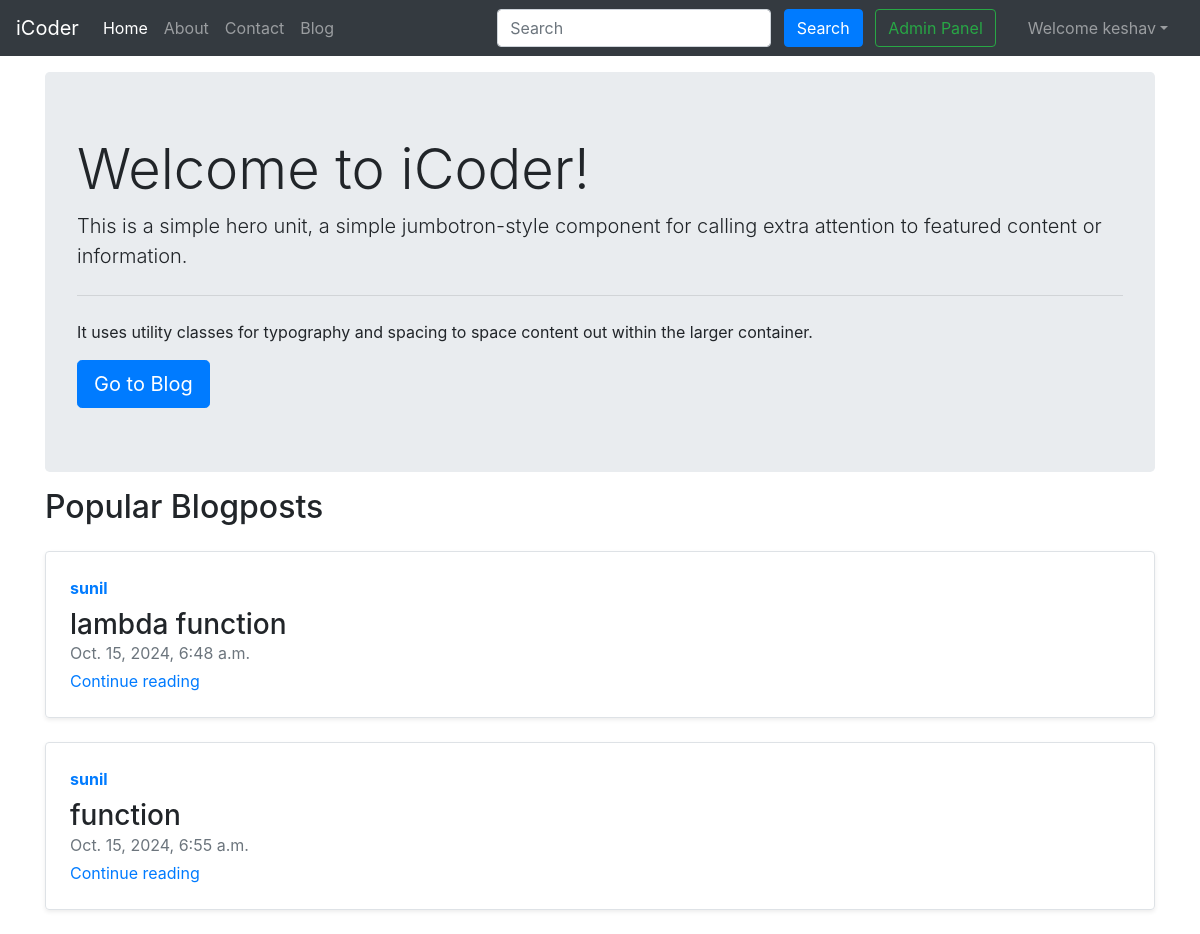
/ (signed in), run on the app's committed database.
### blog/models.py (models this page shows, shortened)
class Post(models.Model):
    sno = models.AutoField(primary_key=True)
    title = models.CharField(max_length=100)
    content = models.TextField()
    author = models.CharField(max_length=100)
    slug = models.CharField(max_length=130)
    timeStemp = models.DateTimeField(blank=True)
    views= models.IntegerField(default=0)

### home/views.py (the view)
# urls.py: path('', views.home,name = 'Home'),
def home(request):
    post = Post.objects.all()
    return render(request,'home/index.html',{'posts':post})

### templates/home/index.html (shortened to what this page needs)
{% extends 'home/base.html' %}
{% block homeactive %}active{% endblock homeactive %}
{% block body %}
<div class="container">
    <div class="jumbotron my-3">
      <h1 class="display-4">Welcome to iCoder!</h1>
      <p class="lead">This is a simple hero unit, a simple jumbotron-style component for calling extra attention to featured content or information.</p>
      <hr class="my-4">
      <p>It uses utility classes for typography and spacing to space content out within the larger container.</p>
      <a class="btn btn-primary btn-lg" href="/blog" role="button">Go to Blog</a>
      </div>
    </div>
    <div class="container">
        <h2>Popular Blogposts</h2>
        {% for post in posts %}
        <div class="row no-gutters border rounded overflow-hidden flex-md-row mb-4 shadow-sm h-md-250 my-4 position-relative">
                <div class="col p-4 d-flex flex-column position-static">
                  <strong class="d-inline-block mb-2 text-primary">{{post.author}}</strong>
                  <h3 class="mb-0">{{post.title}}</h3>
                  <div class="mb-1 text-muted">{{post.timeStemp}}</div>
                  <a href="/blog" class="stretched-link">Continue reading</a>
                </div>
          </div>
          {% endfor %}
</div>
 {% endblock %}

### templates/home/base.html (shortened to what this page needs)
<!doctype html>
<html lang="en">
  <head>
    <link rel="stylesheet" href="https://stackpath.bootstrapcdn.com/bootstrap/4.5.2/css/bootstrap.min.css">
  </head>
  <body>
    <nav class="navbar navbar-expand-lg navbar-dark bg-dark">
        <a class="navbar-brand" href="/">iCoder</a>
        <div class="collapse navbar-collapse" id="navbarSupportedContent">
          <ul class="navbar-nav mr-auto">
            <li class="nav-item {% block homeactive %}  {% endblock homeactive %}">
              <a class="nav-link" href="/">Home <span class="sr-only">(current)</span></a>
            </li>
            <li class="nav-item {% block aboutactive %}  {% endblock aboutactive %}" >
              <a class="nav-link" href="/about">About</a>
            </li>
            <li class="nav-item {% block contactactive %}  {% endblock contactactive %} ">
              <a class="nav-link" href="/contact">Contact</a>
            </li>
            <li class="nav-item {% block blogactive %}  {% endblock blogactive %} ">
              <a class="nav-link" href="/blog">Blog</a>
            </li>
          </ul>
          <div class="ml-auto form-inline ">
          <form method="get" action="/search"class="my-2 my-lg-0 mx-3">
            <input class="form-control mr-sm-2" type="search" placeholder="Search" aria-label="Search" name="query" id="query">
            <button class="btn btn-primary my-2 my-sm-0 " type="submit">Search</button>
            <a href="/admin" role="button" target="_blank" class="btn btn-outline-success m-2 my-sm-0"> Admin Panel </a>
          </form>
{% if user.is_authenticated %}
<ul class="navbar-nav mr-2">
<li class="nav-item dropdown">
<a class="nav-link dropdown-toggle" href='#' id="navbarDropdown" role="button" data-toggle="dropdown"> Welcome {{request.user}}</a>
      </li>
      </ul>
      </div>
{% endif %}
        </div>
      </nav>
      {% block body %}  {% endblock body %}
  </body>
</html>

### data on the page
Post: author "sunil", title "lambda function", timeStemp "Oct. 15, 2024, 6:48 a.m."
Post: author "sunil", title "function", timeStemp "Oct. 15, 2024, 6:55 a.m."

### other printed values
{{ request.user }} "keshav"
